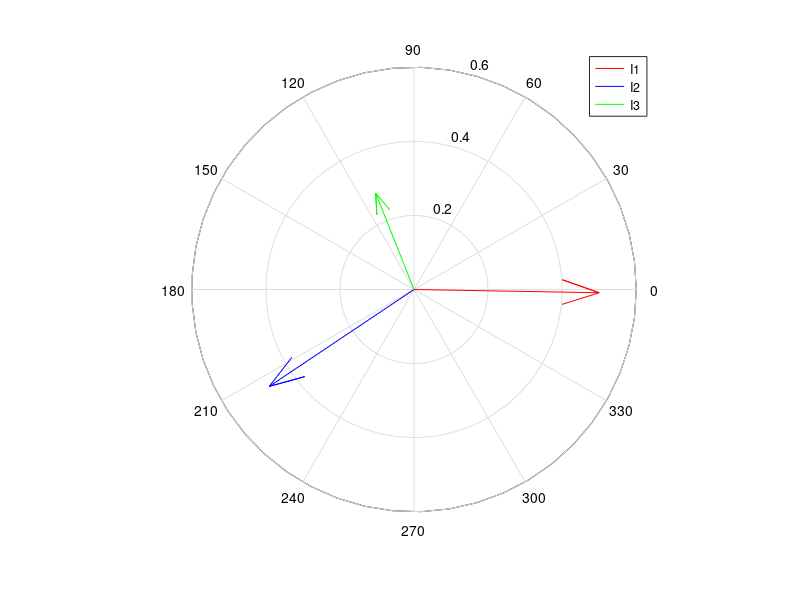

Here is the MATLAB script that generated this plot:
I1theta=-1
I1=.5*(cos(deg2rad(I1theta))+sin(deg2rad(I1theta))*1i);
I2theta=-146.2
I2=.47*(cos(deg2rad(I2theta))+sin(deg2rad(I2theta))*1i);
I3theta=-248.3
I3=.28*(cos(deg2rad(I3theta))+sin(deg2rad(I3theta))*1i);


compass(I1,'r'); hold on
compass(I2,'b');
compass(I3,'g');
legend('I1','I2','I3')